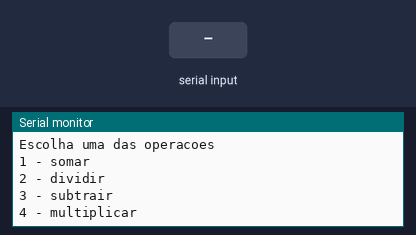
Simulated run of this sketch. Board: Arduino Uno, built with avr-gcc and run on an emulated ATmega328P. Parts: the last lines printed to the serial monitor. The test bench sets the inputs (shaded band).

Above: at 0.9 s.
1.0 s: "sim" received over Serial
At 2.5 s:
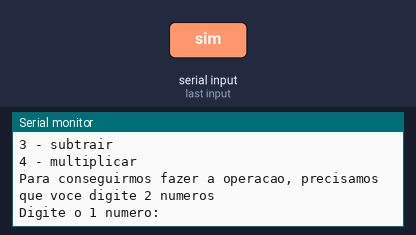
3.5 s: "90,45,200\n" received over Serial
At 5.4 s:
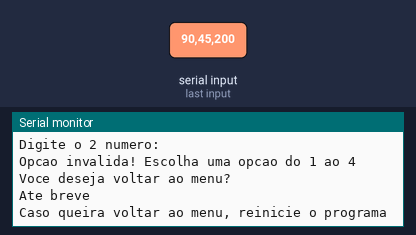

The sketch:

calculadora_com_menu1.ino
```cpp
int escolhaDaOperacao;
float resultado;


//tipoDeRetorno nomeDaFuncao parametros corpo
float somar(float numero1Parametro, float numero2Parametro){
  resultado = numero1Parametro + numero2Parametro; // ; indica o final da instrucao
  return resultado;
  // Serial.print ln("O resultado da soma eh: " + String(resultado));


}

float dividir(float numero1Parametro, float numero2Parametro){
  resultado = numero1Parametro / numero2Parametro; // ; indica o final da instrucao
  return resultado;

}

float subtrair(float numero1Parametro, float numero2Parametro){
  resultado = numero1Parametro - numero2Parametro; // ; indica o final da instrucao
  return resultado;

}

float multiplicar(float numero1Parametro, float numero2Parametro){
  resultado = numero1Parametro * numero2Parametro; // ; indica o final da instrucao
  return resultado;

}


void setup()
{
  Serial.begin(9600);

  int contador = 0;
  float numero1;
  float numero2;


  //\n eh um entender via texto
  do{
    Serial.println("Bem-vindo(a) a calculadora da gibs inteligente: :D!!!\n");
    Serial.println("Escolha uma das operacoes");
    Serial.println("1 - somar");
    Serial.println("2 - dividir");
    Serial.println("3 - subtrair");
    Serial.println("4 - multiplicar");

    while(!Serial.available()){}
    escolhaDaOperacao = Serial.parseInt();


    Serial.println("Para conseguirmos fazer a operacao, precisamos que voce digite 2 numeros");
    Serial.println("Digite o 1 numero: ");
    while(!Serial.available()){}
    numero1 = Serial.parseFloat();


    Serial.println("Digite o 2 numero:");
    while(!Serial.available()){}
    numero2 = Serial.parseFloat();

    switch(escolhaDaOperacao){

      case 1://somar
      //somar(numero1, numero2);//estou passando os valores que o usuario digitou via parametro
      //somar(1, 3);//estou passando os valores fixos via parametro
      float retornoFuncaoSomar;
      retornoFuncaoSomar = somar(numero1, numero2);
      Serial.println("O resultado eh: " + String(resultado));
      break;

      case 2://dividir
      float retornoFuncaoDividir;
      retornoFuncaoDividir = dividir(numero1, numero2);
      Serial.println("O resultado eh: " + String(resultado));
      break;

      case 3://subtrair
      float retornoFuncaoSubtrair;
      retornoFuncaoSubtrair = subtrair(numero1, numero2);
      Serial.println("O resultado eh: " + String(resultado));
      break;

      case 4://multiplicacao
      float retornoFuncaoMultiplicar;
      retornoFuncaoMultiplicar = multiplicar(numero1, numero2);
      Serial.println("O resultado eh: " + String(resultado));
      break;

      default:
      Serial.println("Opcao invalida! Escolha uma opcao do 1 ao 4");

    }
    Serial.println("Voce deseja voltar ao menu?");
    contador = 1;
    while(!Serial.available()){}

    if(Serial.readString() == "sim"){
      contador = 1;

    }
    else{ contador = 0;

         Serial.println("Ate breve");
         Serial.println("Caso queira voltar ao menu, reinicie o programa");
        }


  }
  while(contador != 0); //Se o contador foi diferente de 0, o msm se repete
}

void loop()
{
  //sem instrucoes
}
```

Measured:
- after the input at 1.0 s, the serial monitor: prints a new line after 1.0 s (image 1)
- after the input at 3.5 s, the serial monitor: prints a new line at once (image 2)
